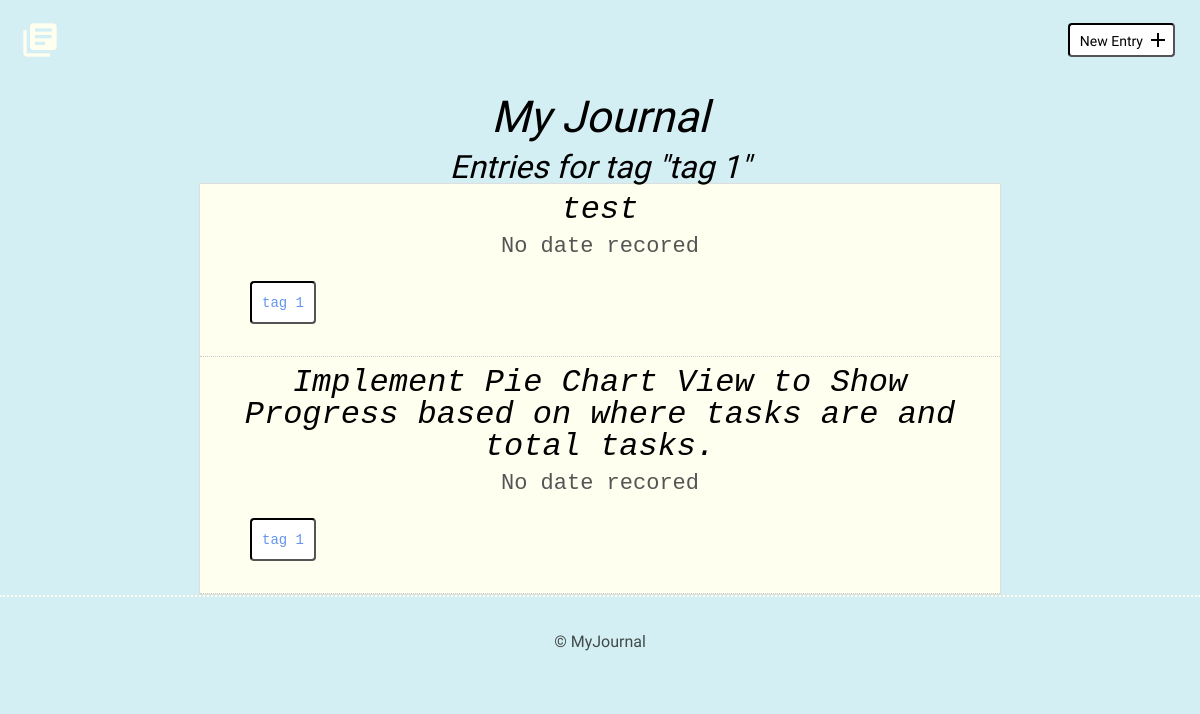
Screenshot of /tagEntries.php?tagID=9 with the database file from the repository.
### tables this page shows
CREATE TABLE "tags" (
	"id"	INTEGER PRIMARY KEY AUTOINCREMENT UNIQUE,
	"name"	TEXT,
	"entries"	BLOB
);

CREATE TABLE "entries" (
	"id"	INTEGER,
	"title"	TEXT,
	"date"	TEXT,
	"time_spent"	TEXT,
	"learned"	BLOB,
	"resources"	BLOB,
	PRIMARY KEY("id")
);

### inc/functions.php (called while the page is built, shortened)
<?php
function isNewEntry()
{
    return FALSE;
}
function isEditEntry()
{
    return FALSE;
}
function isEntryDetail()
{
    return FALSE;
}
function isTagEntries()
{
    if (stripos($_SERVER['SCRIPT_NAME'], 'tagEntries.php')) {
        return TRUE;
    }
    return FALSE;
}

### inc/Class_SqliteCommunicator.php (called while the page is built, shortened)
<?php
class Class_SqliteCommunicator
{
    private $pdo;
    private $dsn = NULL;
    private $dbUser = NULL;
    private $dbPass = NULL;
    public function __construct($dbUser = NULL, $dbPass = NULL)
    {
        $this->dbUser = $dbUser;
        $this->dbPass = $dbPass;
    }
    public function setPdoConnection(){
        try {
            if ($this->pdo === NULL) {
                if ($this->dbUser === NULL && $this->dbPass === NULL) {
                    $this->pdo = new PDO("sqlite:".$this->dsn);
                    $this->pdo->setAttribute(PDO::ATTR_ERRMODE,PDO::ERRMODE_EXCEPTION);
                    $this->pdo->exec( 'PRAGMA foreign_keys = ON;' );
                }
                else{
                    $this->pdo = new PDO($this->dsn, $this->dbUser, $this->dbPass);
                    $this->pdo->setAttribute(PDO::ATTR_ERRMODE,PDO::ERRMODE_EXCEPTION);
                    $this->pdo->exec( 'PRAGMA foreign_keys = ON;' );
                }
            }
        }
        catch (PDOException $e){
            echo "Unable to connect, please contact the administrator.";
            exit;
        }
    }
    public function setDsn($dsn)
    {
        $this->dsn = $dsn;
    }
    public function prepareAndExecuteStatement( $sql, $args){
        try {
            if ($this->pdo !== NULL):
                $prepared = $this->pdo->prepare($sql);
            else:
                $this->setPdoConnection();
                $prepared = $this->pdo->prepare($sql);
            endif;
        }
        catch (PDOException $e){
            echo $e->getMessage();
        }
        return [$prepared->execute($args), $prepared];
    }
    public function getAssocRowById($id, $table)
    {
        $sql = "SELECT * FROM $table WHERE id = ?";
        $pdoSObj = $this->prepareAndExecuteStatement($sql, [$id]);
        $data = $pdoSObj[1]->fetch(PDO::FETCH_ASSOC);
        return $data;
    }
}

### inc/Class_JournalCommunicator.php (called while the page is built, shortened)
<?php
class Class_JournalCommunicator extends Class_SqliteCommunicator
{
    public function getTagsForEntry( $entryID )
    {
        $pdoSObj = $this->prepareAndExecuteStatement("SELECT * FROM tags WHERE entries LIKE ?", ['%'.$entryID.'%']);
        return $pdoSObj[1]->fetchAll(PDO::FETCH_ASSOC);
    }
}

### tagEntries.php (the view)
<?php
include('header.php');
$entryIDs = explode(',', $tag['entries']);
foreach ($entryIDs as $entryID ) {
    $row = $sqlCom->getAssocRowById( $entryID, 'entries' );
    ?>
    <article>
        <h2><a href="detail.php?entryID=<?php echo $row['id'] ?>&tagID=<?php echo $tag['id'] ?>"><?php echo $row['title'] ?></a></h2>
        <time datetime="<?php echo $row['date'] ?>"><?php if ( ! empty ($row['date']) ) : echo convertDateTime($row['date']); else: echo 'No date recored'; endif; ?></time>
        <ul class="tags">
            <?php
            $tags = $sqlCom->getTagsForEntry($row['id']);
            if (count($tags) >= 1 && $tags[0] != FALSE):
                foreach ($tags as $tag) {
                    echo '<li><a class="button" href="./tagEntries.php?tagID=' . $tag['id'] . '">' . $tag['name'] . '</a></li>';
                }
            else:
                echo '<li>No tags recorded.</li>';
            endif;
            ?>
        </ul>
    </article>
<?php
} ?>
</div>
        </div>
    </section>
<?php
include('footer.php');

### header.php (shortened to what this page needs)
<?php
include('inc/functions.php');
include('inc/Class_SqliteCommunicator.php');
include('inc/Class_JournalCommunicator.php');
$sqlCom = new Class_JournalCommunicator();
$sqlCom->setDsn(__DIR__.'/inc/journal.db');
$sqlCom->setPdoConnection();
?>
<!DOCTYPE html>
<html>
<head>
    <link rel="stylesheet" href="css/normalize.css">
    <link rel="stylesheet" href="css/site.css">
</head>
<body>
<header>
    <div class="container">
        <div class="site-header">
            <a class="logo" href="index.php"><i class="material-icons">library_books</i></a>
            <a class="button icon-right" href="new.php"><span>New Entry</span> <i class="material-icons">add</i></a>
        </div>
        <h1>My Journal</h1>
    </div>
</header>
<?php
if( isNewEntry() ):
?>
    <section>
        <div class="container">
            <div class="new-entry">
                <h2>New Entry</h2>
                <form action="new.php" method="post" id="form-new">
<?php elseif ( isTagEntries() ) :
    $tagID = filter_input(INPUT_GET, 'tagID', FILTER_VALIDATE_INT);
    $tag = $sqlCom->getAssocRowById($tagID, 'tags');
    ?>
    <section>
    <h2>Entries for tag "<?php echo $tag['name'] ?>"</h2>
        <div class="container">
            <div class="entry-list">
<?php
    else:  ?>
    <section>
        <div class="container">
            <div class="entry-list">
<?php endif;

### css/site.css (style rules this page uses)
body { font-size: 16px; color: #404a49; background-color: #5bc4d442; font-family: 'Cousine', serif; font-weight: 400; }
.container { margin: 0 auto; padding: 0 25px; }
header .site-header { margin: 0 auto; height: 95px; }
header .logo i { color: #fffff0; margin: 20px 0 0 -5px; float: left; font-size: 40px; }
header .button { float: right; margin: 33px 0 0 0; }
.button { padding: 8px 10px 6px 10px; background: #ffffff; border: 2px inset #000000; border-radius: 4px; text-decoration: none; color: #000000; position: relative; text-align: center; font-size: 14px; animation: condense 1s 1; transform: scaleX(1); transition: 1s; }
.button.icon-right { padding-right: 30px; top: -10px; }
.button.icon-right i { position: absolute; top: 3px; right: 3px; }
h1, h2, h3 { margin: 0; font-weight: 400; line-height: 1em; color: #000; font-style: italic; }
h1 { font-size: 44px; margin-bottom: 12px; text-align: center; }
h2 { font-size: 32px; text-align: center; }
h2 a { text-decoration: none; color: #000; }
ul li { line-height: 1.8em; font-size: 18px; }
ul li a { border-bottom: 2px solid #000; line-height: 1.8em; color: #000; text-decoration: none; }
.entry-list { color: #555; font-size: 22px; padding: 0 !important; font-family: courier, monospace; border: 1px solid #dedede; }
.entry-list, .edit-entry, .new-entry { max-width: 800px; margin: 0 auto; padding: 70px 0 150px 0; }
.entry-list article { margin-bottom: 0px; text-align: center; list-style: none; border-bottom: 1px dotted #ccc; height: auto; padding: 10px; background-color: ivory; }
.entry-list article:last-child { margin-bottom: 0; }
.entry-list article h2 { margin-bottom: 8px; }
ul.tags { overflow: hidden; }
ul.tags li { list-style-type: none; float: left; margin-right: 10px; }
ul.tags a { color: cornflowerblue; display: inline-block; }

### rows the page displays
tags: name "tag 1"
entries: title "test", date "No date recored"
entries: title "Implement Pie Chart View to Show Progress based on where tasks are and total tasks.", date "No date recored"
